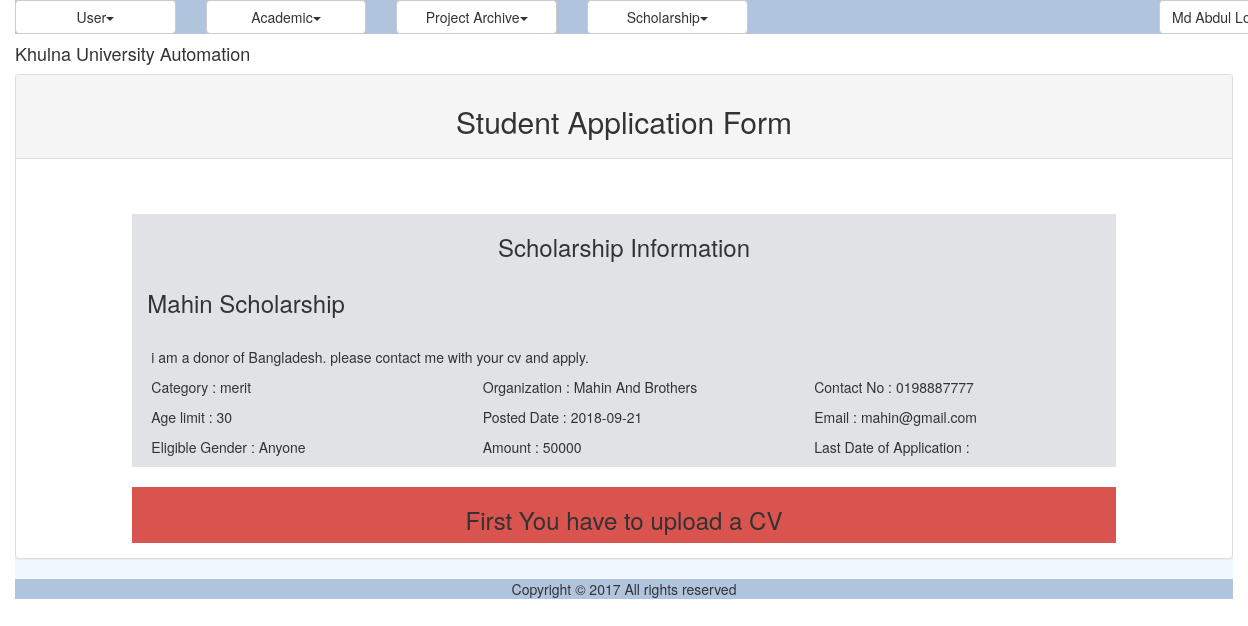
The page /view_scholarship.php?apply=9 (signed in) on the database its author committed.
### tables this page shows
CREATE TABLE IF NOT EXISTS `sms_scholarship` (
  `id` int(11) NOT NULL AUTO_INCREMENT,
  `title` varchar(70) DEFAULT NULL,
  `subTitle` varchar(1000) DEFAULT NULL,
  `category` varchar(45) DEFAULT NULL,
  `publishDate` date DEFAULT NULL,
  `organization` varchar(50) DEFAULT NULL,
  `gender` varchar(20) NOT NULL,
  `ageLimit` varchar(5) DEFAULT NULL,
  `email` varchar(20) DEFAULT NULL,
  `contact` varchar(20) DEFAULT NULL,
  `amount` varchar(10) DEFAULT NULL,
  `lastDate` date DEFAULT NULL,
  `status` varchar(20) DEFAULT NULL,
  `isDeleted` varchar(10) DEFAULT NULL,
  PRIMARY KEY (`id`)
);

### util/class.util.inc (called while the page is built, shortened)
<?php
class ConfigUtil implements I_DBConfig, I_LogConfig, I_LanguageConfig{
	public static $s_instance;
	private $_host;
	private $_username;
	private $_password;
	private $_database;
	public static function getInstance() {
		if(!self::$s_instance) {
			self::$s_instance = new self();
		}
		return self::$s_instance;
	}
	private function readConfig(){
		$this->_ini_array = parse_ini_file(CONFIG.'system.ini');
		$this->_host =	$this->_ini_array['db_host'];
		$this->_username = $this->_ini_array['db_username'];
		$this->_password = $this->_ini_array['db_password'];
		$this->_database = $this->_ini_array['db_database'];
	}
	public function getDBHost(){
		return $this->_host;
	}
	public function getDBUserName(){
		return $this->_username;
	}
	public function getDBPassword(){
		return $this->_password;
	}
	public function getDBName(){
		return $this->_database;
	}
}
class DBUtil implements I_DBUtil {
	private static $s_instance;
	private $_host;
	private $_username;
	private $_password;
	private $_database;
	protected $_connection;
	protected $_result;
	public static function getInstance() {
		if(!self::$s_instance) {
			self::$s_instance = new self();
		}
		return self::$s_instance;
	}
	private function readDBConfig(){
		$_config = ConfigUtil::getInstance();
		$this->_host = $_config->getDBHost();
		$this->_username = $_config->getDBUserName();
		$this->_password = $_config->getDBPassword();
		$this->_database = $_config->getDBName();
	}
	private function setConnection(){
		$this->_connection = new mysqli($this->_host, $this->_username,
			$this->_password, $this->_database);
	}
	public function doQuery($sql) {
		$this->_result = $this->_connection->query($sql) or die(mysqli_error($this->_connection));
		return $this->_result;
	}
	public function getTopRow() {
		return $this->_result->fetch_array();
	}
}
class LogUtil{
	private static $s_instance;
	public static function getInstance(){
		if(!self::$s_instance) {
			self::$s_instance = new self();
		}
		return self::$s_instance;
	}
}
class LangUtil{
	private static $s_instance;
	public static function getInstance() {
		if(!self::$s_instance) {
			self::$s_instance = new self();
		}
		return self::$s_instance;
	}
}
?>

### modules/scholarship/ui/blade/view.display_scholarship.blade.inc (called while the page is built, shortened)
<?php
include_once UTILITY.'class.util.inc';
include_once MODULES_SCHOLARSHIP.'bao/class.display_scholarship_bao.inc';
$_ScholarshipBAO = new ScholarshipBAO();
if(isset($_GET['apply'])){
		$Scholarship = new Scholarship();
		$Scholarship->setID($_GET['apply']);
		$globalScholarship = $_ScholarshipBAO->readScholarship($Scholarship)->getResultObject();
		$flag=false;
}
?>

### modules/scholarship/bao/class.display_scholarship_bao.inc (called while the page is built, shortened)
<?php
include_once UTILITY.'class.util.inc';
include_once MODULES_SCHOLARSHIP.'dao/class.display_scholarship_dao.inc';
Class ScholarshipBAO{
	private $_ScholarshipDAO;
	public function __construct(){
		$this->_ScholarshipDAO = new ScholarshipDAO();
	}
	public function readScholarship($Scholarship){
		$Result = $this->_ScholarshipDAO->readScholarship($Scholarship);
		return $Result;
	}
}
?>

### common/class.common.scholarship.inc (called while the page is built, shortened)
<?php
class Scholarship{
    private $_ID;
    private $_Title;
    private $_Subtitle;
    private $_Category;
    private $_PublishDate;
    private $_Organization;
    private $_Gender;
    private $_AgeLimit;
    private $_Email;
    private $_ContactNumber;
    private $_ScholarshipAmount;
    public function setID ( $ID ) {
        $this->_ID = $ID;
    }
    public function getID () {
        return $this->_ID;
    }
    public function setTitle( $Title ) {
        $this->_Title = $Title;
    }
    public function getTitle() {
        return $this->_Title;
    }
    public function setSubtitle ( $Subtitle ) {
        $this->_Subtitle = $Subtitle;
    }
    public function getSubtitle () {
        return $this->_Subtitle;
    }
    public function setCategory( $Category ) {
        $this->_Category = $Category;
    }
    public function getCategory () {
        return $this->_Category;
    }
    public function setPublishDate ( $PublishDate ) {
        $this->_PublishDate = $PublishDate;
    }
    public function getPublishDate () {
        return $this->_PublishDate;
    }
    public function setOrganization ( $Organization ) {
        $this->_Organization = $Organization;
    }
    public function getOrganization () {
        return $this->_Organization;
    }
    public function setGender ( $Gender ) {
        $this->_Gender = $Gender;
    }
    public function getGender () {
        return $this->_Gender;
    }
    public function setAgeLimit( $AgeLimit ) {
        $this->_AgeLimit = $AgeLimit;
    }
    public function getAgeLimit() {
        return $this->_AgeLimit;
    }
    public function setEmail ( $Email ) {
        $this->_Email = $Email;
    }
    public function getEmail () {
        return $this->_Email;
    }
    public function setContactNumber ( $ContactNumber ) {
        $this->_ContactNumber = $ContactNumber;
    }
    public function getContactNumber () {
        return $this->_ContactNumber;
    }
    public function setScholarshipAmount ( $ScholarshipAmount ) {
        $this->_ScholarshipAmount = $ScholarshipAmount;
    }
    public function getScholarshipAmount () {
        return $this->_ScholarshipAmount;
    }
}
?>

### modules/scholarship/dao/class.display_scholarship_dao.inc (called while the page is built, shortened)
<?php
include_once COMMON.'class.common.inc';
include_once UTILITY.'class.util.inc';
include_once COMMON.'class.common.scholarship.inc';
Class ScholarshipDAO{
	private $_DB;
	public function __construct(){
		$this->_DB = DBUtil::getInstance();
	}
	public function readScholarship($Scholarship){
		$SQL = "SELECT * from sms_scholarship where id ='".$Scholarship->getID()."'";
		$this->_DB->doQuery($SQL);
		$row = $this->_DB->getTopRow();
		$this->_Scholarship = new Scholarship();
		$this->_Scholarship->setID ( $row['id']);
	    $this->_Scholarship->setTitle ( $row['title']);
	    $this->_Scholarship->setSubtitle ( $row['subTitle'] );
	    $this->_Scholarship->setCategory ( $row['category'] );
	    $this->_Scholarship->setOrganization ( $row['organization'] );
	    $this->_Scholarship->setPublishDate ( $row['publishDate'] );
	    $this->_Scholarship->setGender( $row['gender'] );
	    $this->_Scholarship->setAgeLimit( $row['ageLimit'] );
	    $this->_Scholarship->setEmail( $row['email'] );
	    $this->_Scholarship->setContactNumber( $row['contact'] );
	    $this->_Scholarship->setScholarshipAmount( $row['amount'] );
	    $this->_Scholarship->setLastDateOfApplication( $row['lastDate'] );
	    $Result = new Result();
		$Result->setIsSuccess(1);
		$Result->setResultObject($this->_Scholarship);
		return $Result;
	}
}
?>

### common/class.common.inc (called while the page is built, shortened)
<?php
class Result{
    private $_IsSuccess=0;
    private $_ResultObject;
    public function setIsSuccess($IsSuccess){
        $this->_IsSuccess = $IsSuccess;
    }
    public function getIsSuccess(){
        return $this->_IsSuccess;
    }
    public function setResultObject($ResultObject){
        $this->_ResultObject = $ResultObject;
    }
    public function getResultObject(){
        return $this->_ResultObject;
    }
}
?>

### modules/scholarship/ui/view.display_scholarship.inc (the view, shortened to what this page needs)
<?php
include_once 'blade/view.display_scholarship.blade.inc';
include_once COMMON.'class.common.inc';
?>
<?php
if(isset($_GET['apply'])){
?>
<div class="panel panel-default">
    <div class="panel-heading " style="text-align: center;" ><h2>Student Application Form</h2></div>
    <div class="panel-body">
    	<div class="row">
    		<div class="col-sm-1"></div>
    		<div class="col-sm-10">
    			<br><br>
    			<div class="container-fluid" style="background-color:#E1E2E6;">
    				<div class="row" style="text-align: center;"><h3>Scholarship Information</h3></div>
    				<div class="row">
    					<div class="col-sm-10">
    						<h3><?php echo $globalScholarship->getTitle(); ?></h3>
    					</div>
    				</div>
					  <br>
					  <div class="row" id="attribute">
					      <p><?php echo $globalScholarship->getSubtitle(); ?></p>
					  </div>
					  <div class="row">
					      <div class="row" id="attribute">
							    <div class="col-sm-4">
							      <p>Category : <?php echo $globalScholarship->getCategory(); ?></p>
							    </div>
							    <div class="col-sm-4">
							      <p>Organization : <?php echo $globalScholarship->getOrganization(); ?></p>
							    </div>
							    <div class="col-sm-4">
							      <p>Contact No : <?php echo $globalScholarship->getContactNumber(); ?></p>
							    </div>
							  </div>
					  </div>
					  <div class="row">
					      <div class="row" id="attribute">
							     <div class="col-sm-4">
							      <p>Age limit : <?php echo $globalScholarship->getAgeLimit(); ?></p>
							    </div>
							    <div class="col-sm-4">
							      <p>Posted Date : <?php echo $globalScholarship->getPublishDate(); ?></p>
							    </div>
							    <div class="col-sm-4">
							      <p>Email : <?php echo $globalScholarship->getEmail(); ?></p>
							    </div>
							  </div>
					  </div>
					  <div class="row">
					      <div class="row" id="attribute">
							    <div class="col-sm-4">
							      <p>Eligible Gender : <?php echo $globalScholarship->getGender(); ?></p>
							    </div>
							     <div class="col-sm-4">
							      <p>Amount : <?php echo $globalScholarship->getScholarshipAmount(); ?></p>
							    </div>
							    <div class="col-sm-4">
							      <p>Last Date of Application : <?php echo $Scholarship->getLastDateOfApplication(); ?></p>
							    </div>
					    </div>
					  </div>
				</div>
    			<br>
    			<?php
				if($flag == true){
				?>
    			<div class="container-fluid" style="background-color:#A2DA93;">
    				<div class="row" style="text-align: center;"><h3>Applicant Information</h3></div>
    				<div class="row">
    					<div class="col-sm-10">
    						<h4>Student ID : <?php echo $userPositions->getUniversityID(); ?></h4>
    						<h4>Student Name : <?php echo $userPositions->getFirstName()." ".$userPositions->getMiddleName()." ".$userPositions->getLastName(); ?></h4>
    					</div>
    				</div>
					  <br>
					  <div class="row">
					      <div class="row" id="attribute">
							    <div class="col-sm-4">
							      <p>Discipline : <?php echo $userPositions->getDiscipline()->getName(); ?></p>
							    </div>
							    <div class="col-sm-4">
							      <p>Email : <?php echo $userPositions->getEmail(); ?></p>
							    </div>
							    <div class="col-sm-4">
							      <p>Father's Name : <?php echo $userDetails->getFatherName(); ?></p>
							    </div>
							  </div>
					  </div>
					  <div class="row">
					      <div class="row" id="attribute">
							     <div class="col-sm-4">
							      <p>Mother's Name : <?php echo $userDetails->getMotherName(); ?></p>
							    </div>
							    <div class="col-sm-4">
							      <p>Permanent Address : <?php echo $userDetails->getPermanentAddress(); ?></p>
							    </div>
							    <div class="col-sm-4">
							      <p>Present Address : <?php echo $userDetails->getCurrentAddress(); ?></p>
							    </div>
							  </div>
					  </div>
					  <div class="row">
					      <div class="row" id="attribute">
							    <div class="col-sm-4">
							      <p>Parent's Contact No : <?php echo $userDetails->getMobilePhone(); ?></p>
							    </div>
							     <div class="col-sm-4">
							      <p>Age : <?php echo $globalStudent->getAge(); ?></p>
							    </div>
							    <div class="col-sm-4">
							      <p>Father's Proffession : <?php echo $globalStudent->getFatherProf(); ?></p>
							    </div>
					    </div>
					  </div>
					  <div class="row">
					      <div class="row" id="attribute">
							    <div class="col-sm-4">
							      <p>Yearly Income : <?php echo $globalStudent->getIncome(); ?></p>
							    </div>
							     <div class="col-sm-4">
							      <p>Siblings : <?php $globalStudent->getSibling(); ?></p>
							    </div>
							    <div class="col-sm-4">
							      <p>Mother's Proffession : <?php echo $globalStudent->getMotherProf(); ?></p>
							    </div>
					    </div>
					  </div>
					  <div class="row">
					      <div class="row" id="attribute">
							    <div class="col-sm-4">
							      <p>Reason For Apply : <?php echo $globalStudent->getReason(); ?></p>
							    </div>
							     <div class="col-sm-4">
							      <p>Cocurricular Activity : <?php echo $globalStudent->getCocurricular(); ?></p>
							    </div>
							    <div class="col-sm-4">
							      <p>Quota : <?php echo $globalStudent->getQuota();  ?></p>
							    </div>
					    </div>
					  </div>
					  <div class="row">
					      <div class="row" id="attribute">
							    <div class="col-sm-4">
							      <p>Year-Term : <?php echo $globalStudent->getCurrentTerm(); ?></p>
							    </div>
							     <div class="col-sm-4">
							      <p>Average CGPA : <?php $globalStudent->getCgpa(); ?></p>
							    </div>
							    <div class="col-sm-4">
							      <p>Document : <?php echo $globalStudent->getMotherProf(); ?></p>
							    </div>
					    </div>
					  </div>
				</div>
				<div id="form">
				<form method="post" class="form-horizontal">
				        <div class="form-group">
			              <div class="col-sm-offset-2 col-sm-10">
								<?php
								if(isset($_GET['edit']))
								{
									?>
									<button type="submit" name="update">update</button>
									<?php
								}
								else
								{
									?>
									<button type="submit" name="save">SUBMIT</button>
									<?php
								}
								?>
							</div>
						</div>
				</form>
				</div>
				<?php
				}
				else{
				?>
				<div class="container-fluid" style="background-color:#D9534F;">
    				<div class="row" style="text-align: center;"><h3>First You have to upload a CV</h3></div>
    			</div>
				<?php
				}
				?>
			</div>
    		<div class="col-sm-1"></div>
    	</div>
	</div>
</div>
<?php
}
?>

### resources/css/style.css (style rules this page uses)
.container-fluid { padding-left: 15px; padding-right: 15px; }

### modules/scholarship/ui/view.display_scholarship.inc (style rules this page uses)
#attribute { margin-left: 4px; }

### rows shown on the page
sms_scholarship: title "Mahin Scholarship", subTitle "i am a donor of Bangladesh. please contact me with your cv and apply.", category "merit", organization "Mahin And Brothers", contact "0198887777", ageLimit "30", publishDate "2018-09-21", email "mahin@gmail.com", gender "Anyone", amount "50000"

### other values the page prints
$globalMenu[$i]->getTitle() "User Academic Project Archive Scholarship"
$CurrentUser->getFullName() "Md Abdul…"
